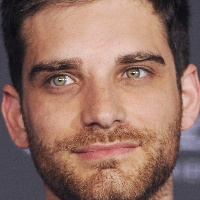
#> input picture dataset/Buggy/Buggy_10.jpg, 200 x 200 px; its folder holds 3 pictures in this run
$ python main.py
#> lines starting #> are read from the running program, lines starting #| are printed output that depends on the picture
import sys
import cv2
import numpy as np
import os
import random

haar_path = os.path.join(
    "haarcascade",
    "haarcascade_frontalface_default.xml"
)
haar_cascade = cv2.CascadeClassifier(haar_path)

if haar_cascade.empty():
    print("Failed to load Haar Cascade")
else:
    print("Haar Cascade ready")

recognizer = cv2.face.LBPHFaceRecognizer_create()

def split_dataset():
    train_data = []
    test_data = []

    # set random seed supaya hasil suffle konsisten
    random.seed(42)

    # Ambil semua folder person di dalam dataset
    persons = sorted(os.listdir("dataset"))

    for person in persons:
        person_path = os.path.join("dataset", person)

        if not os.path.isdir(person_path):
            continue

        # Ambil semua gambar milik person
        images = []

        for filename in sorted(os.listdir(person_path)):
            if filename.lower().endswith((".jpg", ".jpeg", ".png")):
                image_path = os.path.join(person_path, filename)
                images.append(image_path)

        # Randomize gambar untuk setiap person
        random.shuffle(images)

        # Hitung 80%
        split_index = int(len(images) * 0.8)

        # Array slicing (80% train, 20% test)
        train_images = images[:split_index]
        test_images = images[split_index:]

        # Simpan path + nama person
        for image in train_images:
            train_data.append((image, person))

        for image in test_images:
            test_data.append((image, person))

        print(f"{person}:")
        print(f"  Total : {len(images)}")
        print(f"  Train : {len(train_images)}")
        print(f"  Test  : {len(test_images)}")

    print("\nDATASET SPLIT")
    print(f"Total training data : {len(train_data)}")
    print(f"Total testing data  : {len(test_data)}")

    return train_data, test_data

def detect_face(image_path):
    image = cv2.imread(image_path)
    if image is None:
        return None
    gray = cv2.cvtColor(image, cv2.COLOR_BGR2GRAY)
    faces = haar_cascade.detectMultiScale(gray, scaleFactor=1.03, minNeighbors=4)
    # Skip gambar jika wajah tidak terdeteksi
    if len(faces) == 0:
        return None

    largest_face = max(faces, key=lambda rect: rect[2] * rect[3])

    x, y, w, h = largest_face
    face_region = gray[y:y+h, x:x+w]

    return face_region

# Train Model
def train_model(face_region_train):
    if len(face_region_train) == 0:
        print("No training faces available.")
        return False

    # Ubah nama person ke label numerik
    person_names = sorted(set(person for _, person in face_region_train))
    label_map = {
        person: label for label, person in enumerate(person_names)
    }

    faces = []
    labels = []

    for face_region, person in face_region_train:
        # Pastikan gambar dalam format grayscale
        if len(face_region.shape) == 3:
            face_region = cv2.cvtColor(
                face_region,
                cv2.COLOR_BGR2GRAY
            )
        # LBPH perlu gambar grayscale berukuran konsisten
        face = cv2.resize(face_region, (200, 200))
        faces.append(face)
        labels.append(label_map[person])

    recognizer.train(
        faces,
        np.array(labels, dtype=np.int32)
    )

    os.makedirs("model", exist_ok=True)

    # Simpan trained model
    recognizer.save(os.path.join("model", "nakama_model.yml"))

    # Simpan mapping label
    np.save(
        os.path.join("model", "nakama_labels.npy"),
        np.array(person_names)
    )

    print("Model training completed.")
    print(f"Total training faces: {len(faces)}")
    print(f"Total people recognized: {len(person_names)}")
    print("Model saved to model/nakama_model.yml")
    return True

def predict_test(face_region_test):
    if len(face_region_test) == 0:
        print("No testing faces available.")
        return False

    recognizer.read(os.path.join("model", "nakama_model.yml"))
    person_names = np.load(os.path.join("model", "nakama_labels.npy"), allow_pickle=True)

    correct_dictionary = {}
    total_dictionary = {}

    for _, person in face_region_test:
        correct_dictionary[person] = 0
        total_dictionary[person] = 0

    for face_region, actual_person in face_region_test:
        if len(face_region.shape) == 3:
            face_region = cv2.cvtColor(
                face_region,
                cv2.COLOR_BGR2GRAY
            )

        face = cv2.resize(face_region, (200, 200))

        label, _ = recognizer.predict(face)
        predicted_person = person_names[label]
        total_dictionary[actual_person] += 1

        if predicted_person == actual_person:
            correct_dictionary[actual_person] += 1

    total_test = sum(total_dictionary.values())
    total_acc = 0
    total_person = 0
    for person, count in correct_dictionary.items():
        average_person = count / total_dictionary[person] if total_dictionary[person] > 0 else 0
        total_acc += average_person
        total_person += 1

    macro_accuracy = total_acc / total_person if total_person > 0 else 0

    print(f"Test images evaluated: {total_test}")
    print(f"Average accuracy: {macro_accuracy:.2%}")
    return True

def menu_one():
    train_data, test_data = split_dataset()

    face_region_train = []
    face_region_test = []
    failed_detections = []

    for image_path, person in train_data:
        face_region = detect_face(image_path)
        if face_region is not None:
            face_region_train.append((face_region, person))
        else:
            failed_detections.append((image_path, person))

    for image_path, person in test_data:
        face_region = detect_face(image_path)
        if face_region is not None:
            face_region_test.append((face_region, person))
        else:
            failed_detections.append((image_path, person))

    for image_path, person in failed_detections:
        print(f"Failed to detect face in {image_path} for person {person}")

    if train_model(face_region_train):
        predict_test(face_region_test)
    else :
        print("Training failed. Cannot proceed to testing.")

# [44 lines left out: function menu_two, not called in this run]

def menu_three() :
    print("Nakama-tachi, sayonara.")
    sys.exit()

def main() :
    while True:
        print("")
        print("Menu:")
        print("1. Train and test model")
        print("2. Predict")
        print("3. Exit")

        choice = input("Input your choice: ")
#> the answer given: 1

        if choice == '1':
            menu_one()
#> in detect_face, image is the input picture: shape (200, 200, 3); mean B, G, R 99.5, 111.4, 146.5
#> in detect_face, `gray = cv2.cvtColor(image, cv2.COLOR_BGR2GRAY)`:
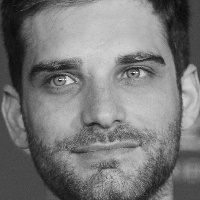
#> gray: shape (200, 200); min 4, max 248, mean 120.5
#> in detect_face, `faces = haar_cascade.detectMultiScale(gray, scaleFactor=1.03, minNeigh..`: faces = [[18, 14, 168, 168]]
#> in detect_face, `largest_face = max(faces, key=lambda rect: rect[2] * rect[3])`: largest_face = [18, 14, 168, 168]
#> in detect_face, `x, y, w, h = largest_face`: x = 18; y = 14; w = 168
#> in detect_face, `face_region = gray[y:y+h, x:x+w]`:
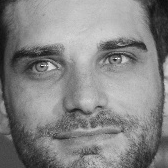
#> face_region: shape (168, 168); min 11, max 248, mean 132.4
#> call 3 of detect_face, with image_path = 'dataset/Buggy/Buggy_11.jpg'
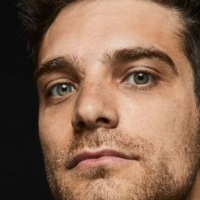
#> input picture dataset/Buggy/Buggy_11.jpg, 200 x 200 px
#> in detect_face, image is the input picture: shape (200, 200, 3); mean B, G, R 80.5, 101.2, 134.1
#> in detect_face (call 3), `gray = cv2.cvtColor(image, cv2.COLOR_BGR2GRAY)`:
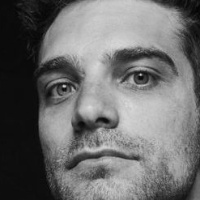
#> gray: shape (200, 200); min 3, max 220, mean 108.7
#> in detect_face (call 3), `faces = haar_cascade.detectMultiScale(gray, scaleFactor=1.03, minNeigh..`: faces = [[12, 13, 167, 167]]
#> in detect_face (call 3), `largest_face = max(faces, key=lambda rect: rect[2] * rect[3])`: largest_face = [12, 13, 167, 167]
#> in detect_face (call 3), `x, y, w, h = largest_face`: x = 12; y = 13; w = 167
#> in detect_face (call 3), `face_region = gray[y:y+h, x:x+w]`:
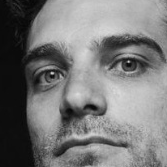
#> face_region: shape (167, 167); min 5, max 220, mean 120.2
#> the loop in train_model, `for face_region, person in face_region_train:` made 2 passes
#> pass 2, in train_model, `face = cv2.resize(face_region, (200, 200))`:
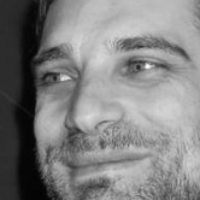
#> face: shape (200, 200); min 2, max 252, mean 129.1
#> the loop in predict_test, `for face_region, actual_person in face_region_test:` made 2 passes
#> pass 2, in predict_test, `face = cv2.resize(face_region, (200, 200))`:
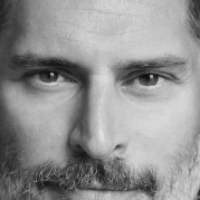
#> face: shape (200, 200); min 12, max 229, mean 146.2
        elif choice == '2':
            menu_two()
        elif choice == '3':
            menu_three()
        else:
            print("Invalid choice. Please try again.")

if __name__ == "__main__":
#> (the run stopped early here; a loop or call above may not have finished)
